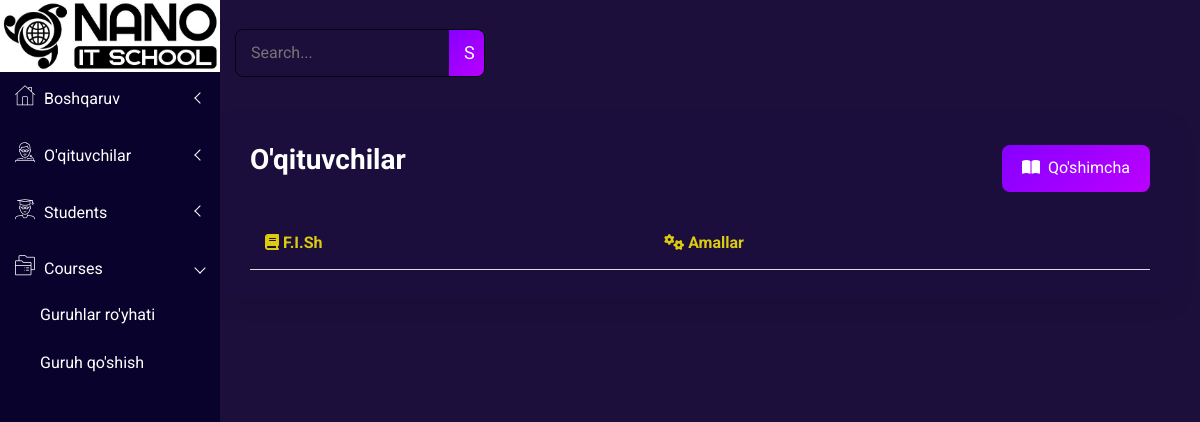
/all-professors/, run on an earlier commit of the app's database.
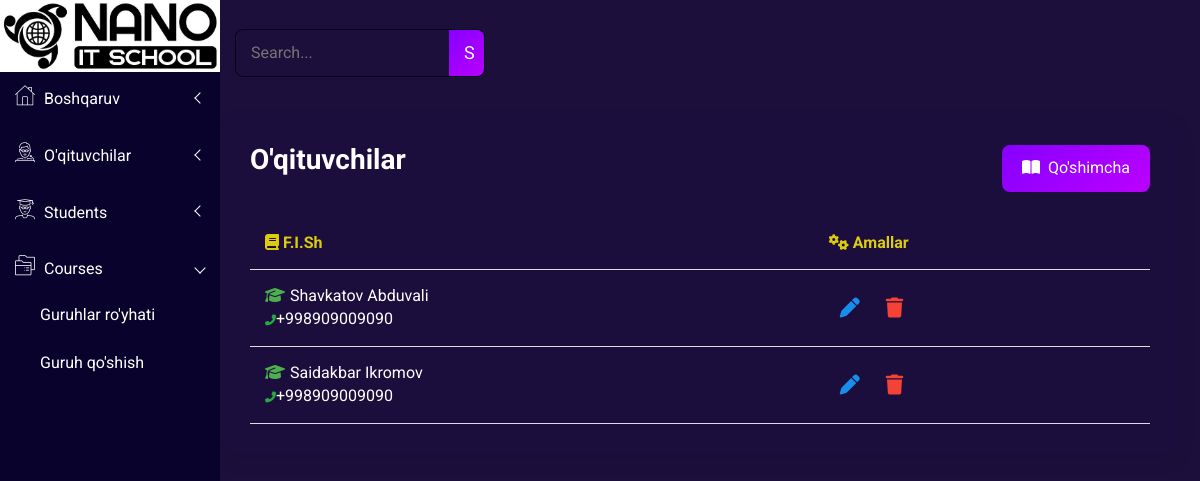
And on a later commit of the database.
### main/models.py (models this page shows, shortened)
class ProfileUser(models.Model):
    ROLE_CHOICES = [
        ('teacher', "O'qituvchi"),
        ('student', "Talaba"),
    ]
    user = models.OneToOneField(User, on_delete=models.CASCADE, related_name='profile')
    role = models.CharField(max_length=10, choices=ROLE_CHOICES, default='student')
    full_name = models.CharField(max_length=150, null=True, blank=True)
    address = models.CharField(max_length=150, null=True, blank=True)
    phone_number = models.CharField(max_length=90, null=True, blank=True)
    birth_date = models.CharField(max_length=90, null=True, blank=True)
    description = models.TextField(blank=True, null=True)
    department = models.CharField(max_length=150, null=True, blank=True)
    profile_pic = models.ImageField(upload_to='profile_pics/', blank=True, null=True)
    group = models.ForeignKey('add_course_model', on_delete=models.SET_NULL, null=True, blank=True)
    is_approved = models.BooleanField(default=False)

### main/views.py (the view)
# urls.py: path('all-professors/', all_proffesors_view),
def all_proffesors_view(request):
    query = request.GET.get('q')
    professors = ProfileUser.objects.filter(role='teacher', is_approved=True)
    if query:
        professors = professors.filter(
            Q(full_name__icontains=query) |
            Q(phone_number__icontains=query)
        )
    context = {
        'professors': professors
    }
    return render(request, 'all-professors.html', context)

### main/context_processors.py (called while the page is built)
def unread_notifications_count(request):
    if request.user.is_authenticated:
        count = Notification.objects.filter(user=request.user, is_read=False).count()
        return {'unread_notifications_count': count}
    return {}

### templates/all-professors.html (shortened to what this page needs)
{% extends "base.html" %}
{% load static %}
{% block content %}
    <div class="all-content-wrapper">
        <div class="header-advance-area">
            <div class="breadcome-area">
                <div class="container-fluid">
                    <div class="row">
                        <div class="col-lg-12 col-md-12 col-sm-12 col-xs-12">
                            <div class="breadcome-list">
                                <div class="row">
                                    <div class="col-lg-6 col-md-6 col-sm-6 col-xs-12">
                                        <div class="breadcome-heading">
                                            <form method="GET">
                                                <div class="search-container">
                                                    <input type="text" name="q" placeholder="Search..." class="search-input" value="{{ request.GET.q }}">
                                                    <button type="submit" class="search-button">S</button>
                                                </div>
                                            </form>
                                        </div>
                                    </div>
                                </div>
                            </div>
                        </div>
                    </div>
                </div>
            </div>
        </div>
        <div class="contacts-area mg-b-15">
            <div class="container-table">
                <div class="header">
                    <h1>O'qituvchilar</h1>
                    <a href="#"><button class="add-button"><i class="fas fa-book-open"></i>Qo'shimcha</button></a>
                </div>
                <table>
                    <thead>
                        <tr>
                            <th style="color: #dccb0f;"><i class="fas fa-book"></i> F.I.Sh</th>
                            <th style="color: #dccb0f;"><i class="fas fa-cogs"></i> Amallar</th>
                        </tr>
                    </thead>
                    <tbody>
                        {% for i in professors %}
                        <tr>
                            <td><i class="fas fa-graduation-cap course-icon"></i>{{i.full_name}}<br>
                                <span><i class="fas fa-phone-alt" style="color: #28A745; font-size: 11px !important;"></i>{{i.phone_number}}</span>
                            </td>
                            <td>
                                <div class="actions">
                                    <a href="{% url 'edit_professor' i.id %}">
                                        <button class="edit-btn"><i class="fas fa-pen"></i></button>
                                    </a>
                                    <a href="{% url 'delete_professor' i.id %}">
                                        <button class="delete-btn"><i class="fas fa-trash"></i></button>
                                    </a>
                                </div>
                            </td>
                        </tr>
                        {% endfor %}
                    </tbody>
                </table>
            </div>
        </div>
    </div>
{% endblock %}

What changed in the data, as far as the page shows it:
now on this page (row edited): ProfileUser: full_name "Shavkatov Abduvali", phone_number "+998909009090"
added ProfileUser: full_name "Saidakbar Ikromov", phone_number "+998909009090"
